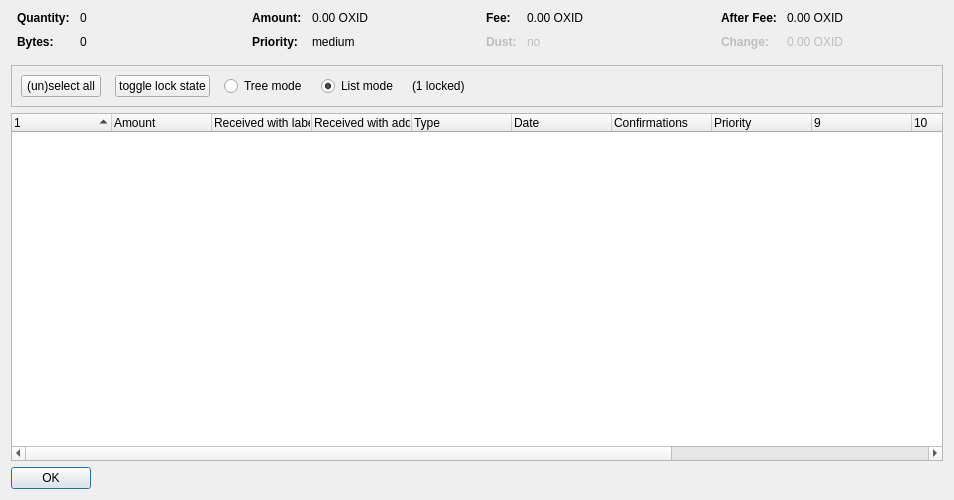
<?xml version="1.0" encoding="UTF-8"?>
<ui version="4.0">
 <class>CoinControlDialog</class>
 <widget class="QDialog" name="CoinControlDialog">
  <property name="geometry">
   <rect>
    <x>0</x>
    <y>0</y>
    <width>954</width>
    <height>500</height>
   </rect>
  </property>
  <property name="windowTitle">
   <string>Coin Selection</string>
  </property>
  <layout class="QVBoxLayout" name="verticalLayout">
   <item>
    <layout class="QHBoxLayout" name="horizontalLayoutTop" stretch="0,0,0,0">
     <property name="topMargin">
      <number>0</number>
     </property>
     <property name="bottomMargin">
      <number>10</number>
     </property>
     <item>
      <layout class="QFormLayout" name="formLayoutCoinControl1">
       <property name="horizontalSpacing">
        <number>10</number>
       </property>
       <property name="verticalSpacing">
        <number>10</number>
       </property>
       <property name="leftMargin">
        <number>6</number>
       </property>
       <property name="rightMargin">
        <number>6</number>
       </property>
       <item row="0" column="0">
        <widget class="QLabel" name="labelCoinControlQuantityText">
         <property name="font">
          <font>
           <weight>75</weight>
           <bold>true</bold>
          </font>
         </property>
         <property name="text">
          <string>Quantity:</string>
         </property>
        </widget>
       </item>
       <item row="0" column="1">
        <widget class="QLabel" name="labelCoinControlQuantity">
         <property name="cursor">
          <cursorShape>IBeamCursor</cursorShape>
         </property>
         <property name="contextMenuPolicy">
          <enum>Qt::ActionsContextMenu</enum>
         </property>
         <property name="text">
          <string notr="true">0</string>
         </property>
         <property name="textInteractionFlags">
          <set>Qt::LinksAccessibleByMouse|Qt::TextSelectableByKeyboard|Qt::TextSelectableByMouse</set>
         </property>
        </widget>
       </item>
       <item row="1" column="0">
        <widget class="QLabel" name="labelCoinControlBytesText">
         <property name="font">
          <font>
           <weight>75</weight>
           <bold>true</bold>
          </font>
         </property>
         <property name="text">
          <string>Bytes:</string>
         </property>
        </widget>
       </item>
       <item row="1" column="1">
        <widget class="QLabel" name="labelCoinControlBytes">
         <property name="cursor">
          <cursorShape>IBeamCursor</cursorShape>
         </property>
         <property name="contextMenuPolicy">
          <enum>Qt::ActionsContextMenu</enum>
         </property>
         <property name="text">
          <string notr="true">0</string>
         </property>
         <property name="textInteractionFlags">
          <set>Qt::LinksAccessibleByMouse|Qt::TextSelectableByKeyboard|Qt::TextSelectableByMouse</set>
         </property>
        </widget>
       </item>
      </layout>
     </item>
     <item>
      <layout class="QFormLayout" name="formLayoutCoinControl2">
       <property name="horizontalSpacing">
        <number>10</number>
       </property>
       <property name="verticalSpacing">
        <number>10</number>
       </property>
       <property name="leftMargin">
        <number>6</number>
       </property>
       <property name="rightMargin">
        <number>6</number>
       </property>
       <item row="0" column="0">
        <widget class="QLabel" name="labelCoinControlAmountText">
         <property name="font">
          <font>
           <weight>75</weight>
           <bold>true</bold>
          </font>
         </property>
         <property name="text">
          <string>Amount:</string>
         </property>
        </widget>
       </item>
       <item row="0" column="1">
        <widget class="QLabel" name="labelCoinControlAmount">
         <property name="cursor">
          <cursorShape>IBeamCursor</cursorShape>
         </property>
         <property name="contextMenuPolicy">
          <enum>Qt::ActionsContextMenu</enum>
         </property>
         <property name="text">
          <string notr="true">0.00 OXID</string>
         </property>
         <property name="textInteractionFlags">
          <set>Qt::LinksAccessibleByMouse|Qt::TextSelectableByKeyboard|Qt::TextSelectableByMouse</set>
         </property>
        </widget>
       </item>
       <item row="1" column="0">
        <widget class="QLabel" name="labelCoinControlPriorityText">
         <property name="font">
          <font>
           <weight>75</weight>
           <bold>true</bold>
          </font>
         </property>
         <property name="text">
          <string>Priority:</string>
         </property>
        </widget>
       </item>
       <item row="1" column="1">
        <widget class="QLabel" name="labelCoinControlPriority">
         <property name="cursor">
          <cursorShape>IBeamCursor</cursorShape>
         </property>
         <property name="contextMenuPolicy">
          <enum>Qt::ActionsContextMenu</enum>
         </property>
         <property name="text">
          <string>medium</string>
         </property>
         <property name="textInteractionFlags">
          <set>Qt::LinksAccessibleByMouse|Qt::TextSelectableByKeyboard|Qt::TextSelectableByMouse</set>
         </property>
        </widget>
       </item>
      </layout>
     </item>
     <item>
      <layout class="QFormLayout" name="formLayoutCoinControl3">
       <property name="horizontalSpacing">
        <number>10</number>
       </property>
       <property name="verticalSpacing">
        <number>10</number>
       </property>
       <property name="leftMargin">
        <number>6</number>
       </property>
       <property name="rightMargin">
        <number>6</number>
       </property>
       <item row="0" column="0">
        <widget class="QLabel" name="labelCoinControlFeeText">
         <property name="font">
          <font>
           <weight>75</weight>
           <bold>true</bold>
          </font>
         </property>
         <property name="text">
          <string>Fee:</string>
         </property>
        </widget>
       </item>
       <item row="0" column="1">
        <widget class="QLabel" name="labelCoinControlFee">
         <property name="cursor">
          <cursorShape>IBeamCursor</cursorShape>
         </property>
         <property name="contextMenuPolicy">
          <enum>Qt::ActionsContextMenu</enum>
         </property>
         <property name="text">
          <string notr="true">0.00 OXID</string>
         </property>
         <property name="textInteractionFlags">
          <set>Qt::LinksAccessibleByMouse|Qt::TextSelectableByKeyboard|Qt::TextSelectableByMouse</set>
         </property>
        </widget>
       </item>
       <item row="1" column="0">
        <widget class="QLabel" name="labelCoinControlLowOutputText">
         <property name="enabled">
          <bool>false</bool>
         </property>
         <property name="font">
          <font>
           <weight>75</weight>
           <bold>true</bold>
          </font>
         </property>
         <property name="text">
          <string>Dust:</string>
         </property>
        </widget>
       </item>
       <item row="1" column="1">
        <widget class="QLabel" name="labelCoinControlLowOutput">
         <property name="enabled">
          <bool>false</bool>
         </property>
         <property name="cursor">
          <cursorShape>IBeamCursor</cursorShape>
         </property>
         <property name="contextMenuPolicy">
          <enum>Qt::ActionsContextMenu</enum>
         </property>
         <property name="text">
          <string>no</string>
         </property>
         <property name="textInteractionFlags">
          <set>Qt::LinksAccessibleByMouse|Qt::TextSelectableByKeyboard|Qt::TextSelectableByMouse</set>
         </property>
        </widget>
       </item>
      </layout>
     </item>
     <item>
      <layout class="QFormLayout" name="formLayoutCoinControl4">
       <property name="horizontalSpacing">
        <number>10</number>
       </property>
       <property name="verticalSpacing">
        <number>10</number>
       </property>
       <property name="leftMargin">
        <number>6</number>
       </property>
       <property name="rightMargin">
        <number>6</number>
       </property>
       <item row="0" column="0">
        <widget class="QLabel" name="labelCoinControlAfterFeeText">
         <property name="font">
          <font>
           <weight>75</weight>
           <bold>true</bold>
          </font>
         </property>
         <property name="text">
          <string>After Fee:</string>
         </property>
        </widget>
       </item>
       <item row="0" column="1">
        <widget class="QLabel" name="labelCoinControlAfterFee">
         <property name="cursor">
          <cursorShape>IBeamCursor</cursorShape>
         </property>
         <property name="contextMenuPolicy">
          <enum>Qt::ActionsContextMenu</enum>
         </property>
         <property name="text">
          <string notr="true">0.00 OXID</string>
         </property>
         <property name="textInteractionFlags">
          <set>Qt::LinksAccessibleByMouse|Qt::TextSelectableByKeyboard|Qt::TextSelectableByMouse</set>
         </property>
        </widget>
       </item>
       <item row="1" column="0">
        <widget class="QLabel" name="labelCoinControlChangeText">
         <property name="enabled">
          <bool>false</bool>
         </property>
         <property name="font">
          <font>
           <weight>75</weight>
           <bold>true</bold>
          </font>
         </property>
         <property name="text">
          <string>Change:</string>
         </property>
        </widget>
       </item>
       <item row="1" column="1">
        <widget class="QLabel" name="labelCoinControlChange">
         <property name="enabled">
          <bool>false</bool>
         </property>
         <property name="cursor">
          <cursorShape>IBeamCursor</cursorShape>
         </property>
         <property name="contextMenuPolicy">
          <enum>Qt::ActionsContextMenu</enum>
         </property>
         <property name="text">
          <string notr="true">0.00 OXID</string>
         </property>
         <property name="textInteractionFlags">
          <set>Qt::LinksAccessibleByMouse|Qt::TextSelectableByKeyboard|Qt::TextSelectableByMouse</set>
         </property>
        </widget>
       </item>
      </layout>
     </item>
    </layout>
   </item>
   <item>
    <widget class="QFrame" name="frame">
     <property name="minimumSize">
      <size>
       <width>0</width>
       <height>40</height>
      </size>
     </property>
     <property name="frameShape">
      <enum>QFrame::StyledPanel</enum>
     </property>
     <property name="frameShadow">
      <enum>QFrame::Sunken</enum>
     </property>
     <layout class="QHBoxLayout" name="horizontalLayout">
      <item>
       <layout class="QHBoxLayout" name="horizontalLayoutPanel" stretch="0,0,0,0,0,0">
        <property name="spacing">
         <number>14</number>
        </property>
        <item>
         <widget class="QPushButton" name="pushButtonSelectAll">
          <property name="sizePolicy">
           <sizepolicy hsizetype="Maximum" vsizetype="Fixed">
            <horstretch>0</horstretch>
            <verstretch>0</verstretch>
           </sizepolicy>
          </property>
          <property name="text">
           <string>(un)select all</string>
          </property>
          <property name="autoDefault">
           <bool>false</bool>
          </property>
         </widget>
        </item>
        <item>
         <widget class="QPushButton" name="pushButtonToggleLock">
          <property name="sizePolicy">
           <sizepolicy hsizetype="Maximum" vsizetype="Fixed">
            <horstretch>0</horstretch>
            <verstretch>0</verstretch>
           </sizepolicy>
          </property>
          <property name="text">
           <string>toggle lock state</string>
          </property>
          <property name="autoDefault">
           <bool>false</bool>
          </property>
         </widget>
        </item>
        <item>
         <widget class="QRadioButton" name="radioTreeMode">
          <property name="sizePolicy">
           <sizepolicy hsizetype="Maximum" vsizetype="Fixed">
            <horstretch>0</horstretch>
            <verstretch>0</verstretch>
           </sizepolicy>
          </property>
          <property name="text">
           <string>Tree mode</string>
          </property>
         </widget>
        </item>
        <item>
         <widget class="QRadioButton" name="radioListMode">
          <property name="sizePolicy">
           <sizepolicy hsizetype="Maximum" vsizetype="Fixed">
            <horstretch>0</horstretch>
            <verstretch>0</verstretch>
           </sizepolicy>
          </property>
          <property name="text">
           <string>List mode</string>
          </property>
          <property name="checked">
           <bool>true</bool>
          </property>
         </widget>
        </item>
        <item>
         <widget class="QLabel" name="labelLocked">
          <property name="text">
           <string>(1 locked)</string>
          </property>
         </widget>
        </item>
        <item>
         <spacer name="horizontalSpacer">
          <property name="orientation">
           <enum>Qt::Horizontal</enum>
          </property>
          <property name="sizeHint" stdset="0">
           <size>
            <width>40</width>
            <height>20</height>
           </size>
          </property>
         </spacer>
        </item>
       </layout>
      </item>
     </layout>
    </widget>
   </item>
   <item>
    <widget class="CoinControlTreeWidget" name="treeWidget">
     <property name="contextMenuPolicy">
      <enum>Qt::CustomContextMenu</enum>
     </property>
     <property name="sortingEnabled">
      <bool>false</bool>
     </property>
     <property name="columnCount">
      <number>13</number>
     </property>
     <attribute name="headerShowSortIndicator" stdset="0">
      <bool>true</bool>
     </attribute>
     <attribute name="headerStretchLastSection">
      <bool>false</bool>
     </attribute>
     <column>
      <property name="text">
       <string/>
      </property>
     </column>
     <column>
      <property name="text">
       <string>Amount</string>
      </property>
     </column>
     <column>
      <property name="text">
       <string>Received with label</string>
      </property>
     </column>
     <column>
      <property name="text">
       <string>Received with address</string>
      </property>
     </column>
     <column>
      <property name="text">
	<string>Type</string>
      </property>
     </column>
     <column>
      <property name="text">	 
       <string>Date</string>
      </property>
     </column>
     <column>
      <property name="text">
       <string>Confirmations</string>
      </property>
      <property name="toolTip">
       <string>Confirmed</string>
      </property>
     </column>
     <column>
      <property name="text">
       <string>Priority</string>
      </property>
     </column>
     <column>
      <property name="text">
       <string/>
      </property>
     </column>
     <column>
      <property name="text">
       <string/>
      </property>
     </column>
     <column>
      <property name="text">
       <string/>
      </property>
     </column>
     <column>
      <property name="text">
       <string/>
      </property>
     </column>
     <column>
      <property name="text">
       <string/>
      </property>
     </column>
    </widget>
   </item>
   <item>
    <widget class="QDialogButtonBox" name="buttonBox">
     <property name="sizePolicy">
      <sizepolicy hsizetype="Maximum" vsizetype="Fixed">
       <horstretch>0</horstretch>
       <verstretch>0</verstretch>
      </sizepolicy>
     </property>
     <property name="orientation">
      <enum>Qt::Horizontal</enum>
     </property>
     <property name="standardButtons">
      <set>QDialogButtonBox::Ok</set>
     </property>
    </widget>
   </item>
  </layout>
 </widget>
 <customwidgets>
  <customwidget>
   <class>CoinControlTreeWidget</class>
   <extends>QTreeWidget</extends>
   <header>coincontroltreewidget.h</header>
  </customwidget>
 </customwidgets>
 <resources/>
 <connections/>
</ui>
